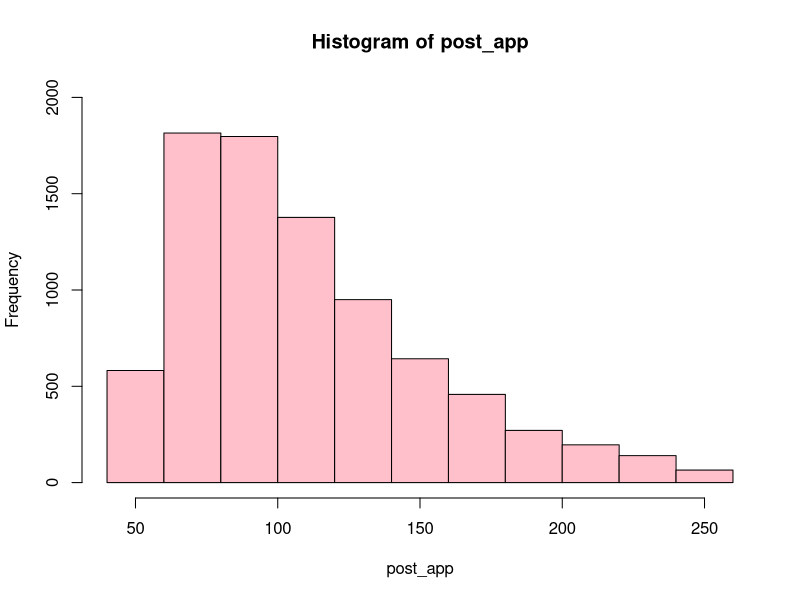
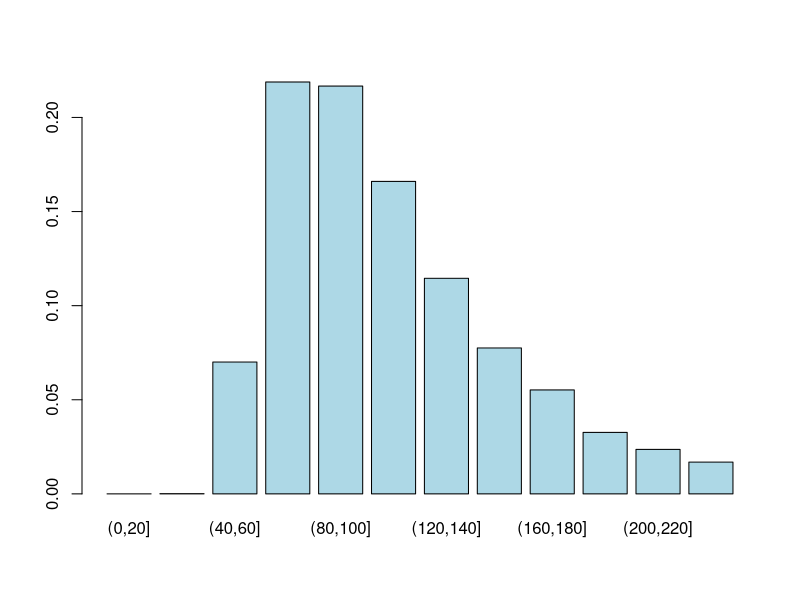
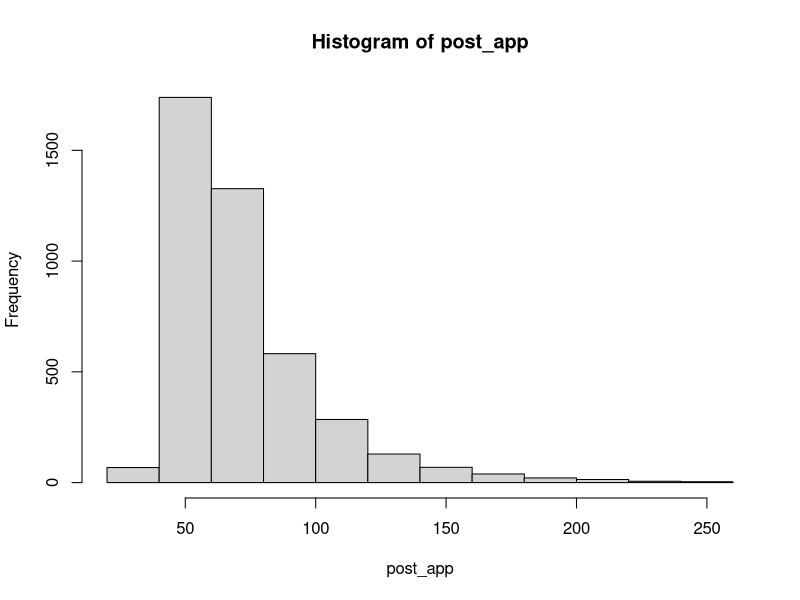
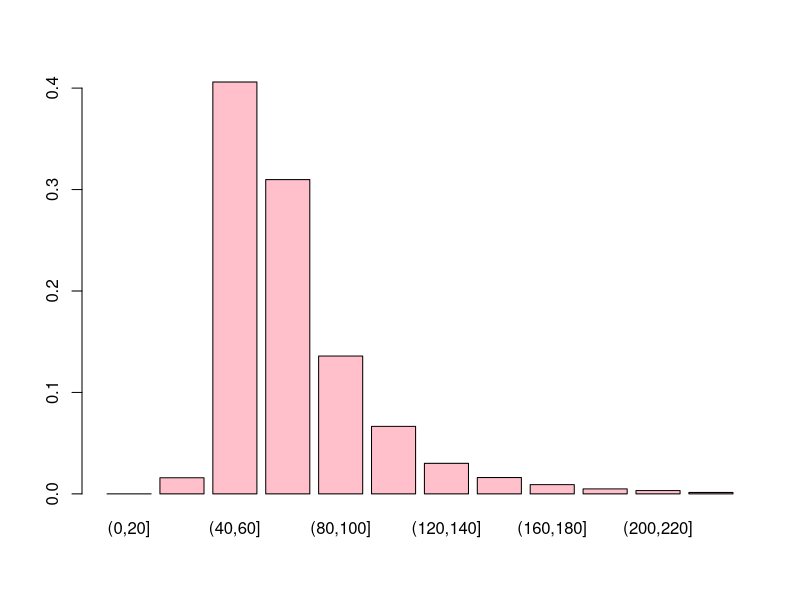
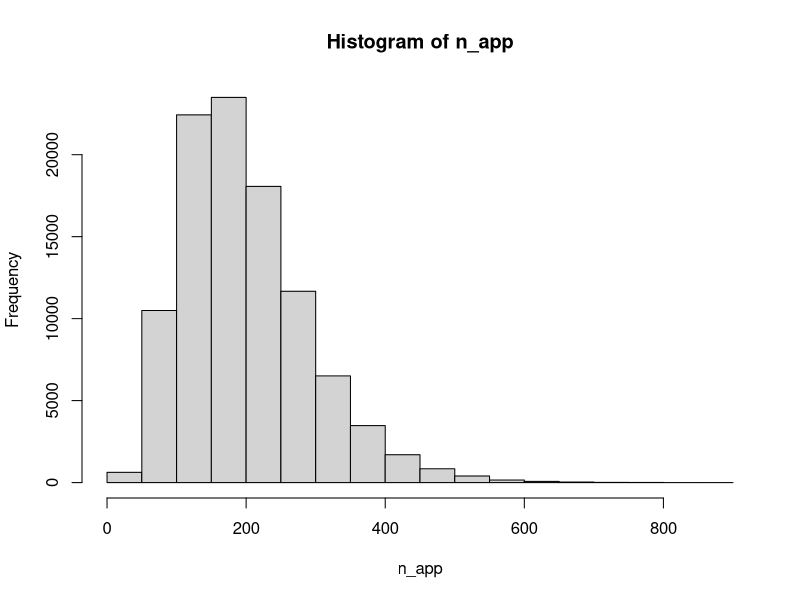
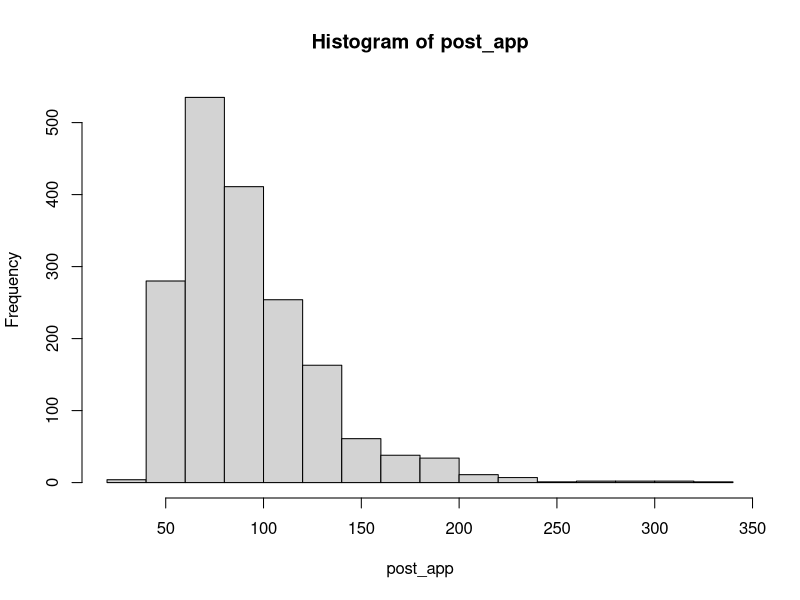
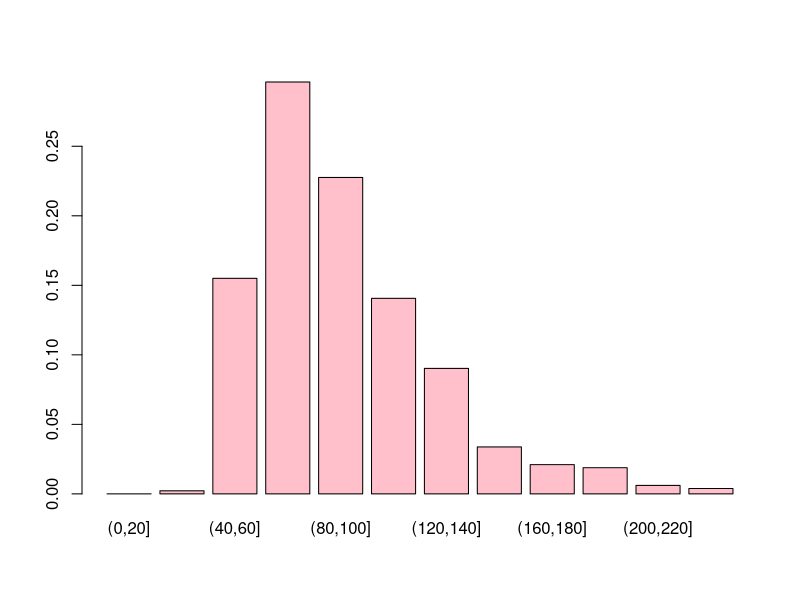

These charts were generated, in order, by the following R code:
library(tidyverse)
library(ggplot2)
library(dplyr)

### CASE: CRYPTO USERS IN A POOL OF COMMERCIAL BANKING CLIENTS 
### CLIENT INTERVIEW DATA WITH REPLACING THEM TO ESTIMATE THE PROBABILITY OF CRYPTO USAGE 
### k = USAGE OF CRYPTO 


ndraw <- 100000


# Defining and drawing from the prior distribution
n_app <- sample(20:250, ndraw, replace = TRUE)

# Defining the generative model
c_app <- function(n_app) {
  app <- rep(0:1, c(n_app - 20, 20))
  sum(sample(app, 20))
}

# Simulating the data
n_applied <- rep(NA, ndraw)
for(i in 1:ndraw) {
  n_applied[i] <- c_app(n_app[i])
}

# Filtering out those parameter values that didn't result in the
# data that we actually observed
post_app <- n_app[n_applied == 5]

hist(post_app, ylim=c (0,2000), breaks = 10, col = "pink")

### evt. hier noch das Hist ohne die ausgeklammerten 5 




# The posterior distribution showing the probability distribution for crypto users 
# (binning here in bins of 20 just make the graph easier to interpret)
barplot(table(cut(post_app, seq(0, 250, 20), horiz = TRUE)) / length(post_app), col = "lightblue")

### dont know if it makes sense to plot the bar horizon





n_draw <- 100000
n_app <- sample(20:250, n_draw, replace = TRUE)


# ### Crypto users who were already known  
c_app <- function(n_app) {
  app <- rep(0:1, c(n_app - 20, 20))
  prob_choose <- ifelse(app == 0, 1.0, 0.5)
  sum(sample(app, 20, prob = prob_choose))
}

n_applied <- rep(NA, n_draw)
for(i in 1:n_draw) {
  n_applied[i] <- c_app(n_app[i])
}

post_app <- n_app[n_applied == 5]


hist(post_app)




length(post_app)

barplot(table(cut(post_app, seq(0, 250, 20))) / length(post_app), col = "pink")




n_draw <- 100000

### Crypto Expert is analyzing the sample of total financial service users (bankspecific)

n_app <- rnbinom(n_draw, mu = 200 - 20, size = 4) + 20
hist(n_app)


c_app <- function(n_app) {
  app <- rep(0:1, c(n_app - 20, 20))
  prob_choose <- ifelse(app == 0, 1.0, 0.5)
  sum(sample(app, 20, prob = prob_choose))
}

n_applied <- rep(NA, n_draw)
for(i in 1:n_draw) {
  n_applied[i] <- c_app(n_app[i])
}

post_app <- n_app[n_applied == 5]




hist(post_app)

length(post_app)

barplot(table(cut(post_app, seq(0, 250, 20))) / length(post_app), col = "pink")